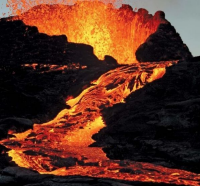
#> input picture Assignment 2/Q1/test/lava1.jpg, 200 x 186 px
$ python -i Q3_210973.py   (imports and definitions only)
#> lines starting #> are read from the running program, lines starting #| are printed output that depends on the picture
import cv2
import numpy as np
from skimage import transform as tf

def solution(image_path):
#> called with image_path = '../../Assignment 2/Q1/test/lava1.jpg'
    image = cv2.imread(image_path)
#> image is the input picture: shape (186, 200, 3); mean B, G, R 32.9, 48.4, 91.4

    gray = cv2.cvtColor(image,cv2.COLOR_BGR2GRAY)
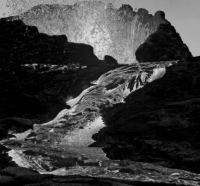
#> gray: shape (186, 200); min 0, max 221, mean 59.5

    # Use canny edge detection
    edges = cv2.Canny(gray,50,150,apertureSize=3)
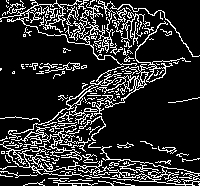
#> edges: shape (186, 200); 17.4% white in thin lines or dots


    lines_list =[]
    lines = cv2.HoughLinesP(
                edges, # Input edge image
                1, # Distance resolution in pixels
                np.pi/180, # Angle resolution in radians
                threshold=100, # Min number of votes for valid line
                minLineLength=0, # Min allowed length of line
                maxLineGap=5 # Max allowed gap between line for joining them
                )
#> lines = [[58, 128, 68, 118]]


    angles = []

    for points in lines:
        # Extracted points nested in the list
        x1,y1,x2,y2=points[0]
        # Draw the lines joing the points
        # On the original image
        angle = np.degrees(np.arctan2(y2 - y1, x2 - x1))

        if (angle < 0):
            angle  = angle + 90
        else:
            angle = angle - 90

        angles.append(angle)

        lines_list.append([(x1,y1),(x2,y2)])
#> this loop made 1 pass
#> (x1, y1, x2, y2, angle) on pass 1: (58, 128, 68, 118, 45)
#> after the loop, angles = [45]; lines_list = [[(58, 128), (68, 118)]]


    unique_values, counts = np.unique(angles, return_counts=True)
#> unique_values = [45]; counts = [1]
    mode_index = np.argmax(counts)
#> mode_index = 0
    mode = unique_values[mode_index]
#> mode = 45

    median = angles[int(len(angles)/2)]
#> median = 45

    # angle2 = 2*sum(angles)/len(angles) - median - mode(angles)

    std_dev = np.std(angles)
#> std_dev = 0
    var = np.var(angles)
#> var = 0

    # print(median - mode)

    if var > 5:
        angle1 = median + 90
    else:
        angle1 = mode + 90 + var
#> angle1 = 135


    height, width = image.shape[:2]
#> height = 186; width = 200

    # Calculate the rotation matrix
    rotation_matrix = cv2.getRotationMatrix2D((width / 2, height / 2), angle1, 1.0)
#> rotation_matrix = [[-0.707, 0.707, 104.9], [-0.707, -0.707, 229.5]]

    # Calculate the rotated image dimensions
    rotated_width = int(np.ceil(height * np.abs(np.sin(np.radians(angle1))) + width * np.abs(np.cos(np.radians(angle1)))))
#> rotated_width = 273
    rotated_height = int(np.ceil(height * np.abs(np.cos(np.radians(angle1))) + width * np.abs(np.sin(np.radians(angle1)))))
#> rotated_height = 273

    # Update the rotation matrix to include translation to keep the entire rotated image within bounds
    rotation_matrix[0, 2] += (rotated_width - width) / 2
    rotation_matrix[1, 2] += (rotated_height - height) / 2

    # Perform the rotation using cv2.warpAffine
    rotated_image = cv2.warpAffine(image, rotation_matrix, (rotated_width, rotated_height))
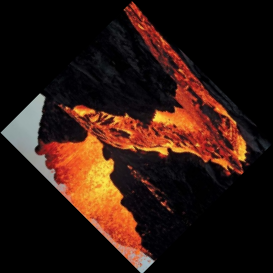
#> rotated_image: shape (273, 273, 3); mean B, G, R 16.4, 24.2, 45.6

    # print(rotated_image)

    # cv2.imshow('Rotated Image',rotated_image)

    rows , cols , _ = rotated_image.shape
#> rows = 273; cols = 273

    for i in range(0,rows):
        for j in range(0,cols):
            if not np.any(rotated_image[i][j]):
                rotated_image[i][j] = 255
            else:
                for k in range(j,j+5):
                    if k < cols:
                        rotated_image[i][k] = 255
                break
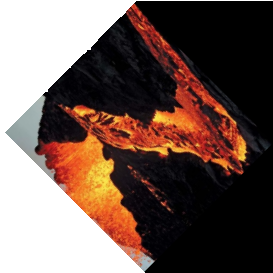
#> rotated_image: shape (273, 273, 3); mean B, G, R 84, 91.5, 112.5


    for i in range(0,rows):
        for j in range(cols-1,0,-1):
            if not np.any(rotated_image[i][j]):
                rotated_image[i][j] = 255
            else:
                for k in range(j,j-5,-1):
                    if k < cols:
                        rotated_image[i][k] = 255
                break
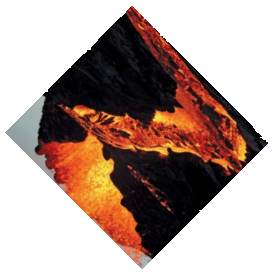
#> rotated_image: shape (273, 273, 3); mean B, G, R 150.7, 158.4, 179.2


    return rotated_image

>>> result = solution('../../Assignment 2/Q1/test/lava1.jpg')

$ run again, on Assignment 2/Q1/test/lava101.jpg
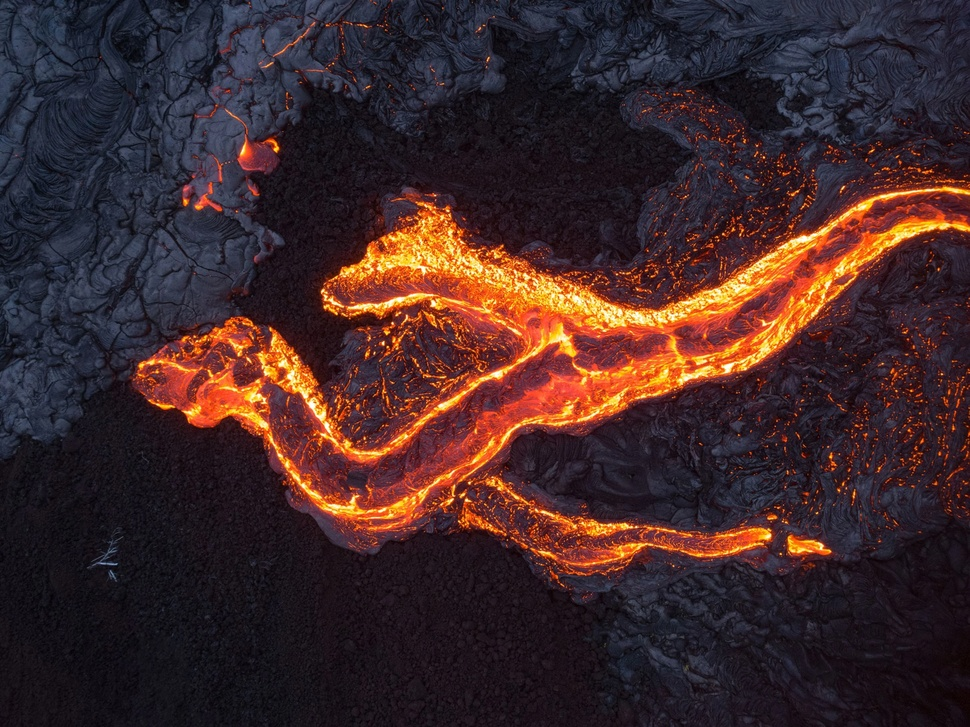
#> input picture Assignment 2/Q1/test/lava101.jpg, 970 x 727 px, shrunk from 3072 x 2304 before the run
#> in solution, image is the input picture: shape (727, 970, 3); mean B, G, R 40.8, 40.3, 63.5
#> in solution, `edges = cv2.Canny(gray,50,150,apertureSize=3)`:
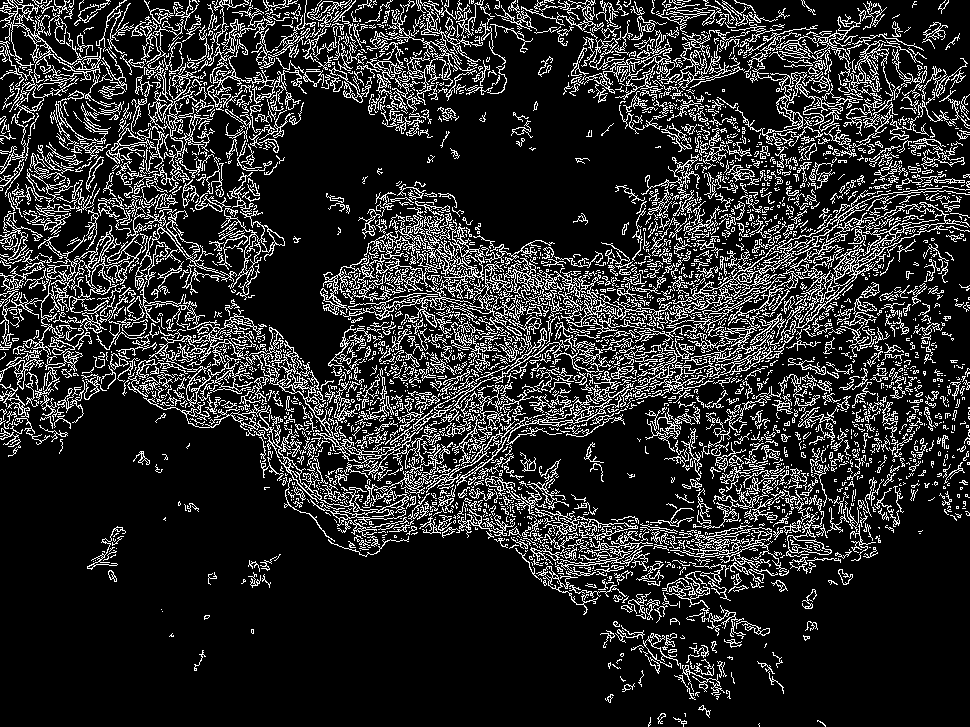
#> edges: shape (727, 970); 16.8% white in thin lines or dots
#> the loop in solution, `for points in lines:` made 7207 passes
#> (x1, y1, x2, y2, angle) on passes 1 to 8: (77, 59, 112, 94, -45), (689, 690, 693, 694, -45), (3, 5, 60, 62, -45), (20, 2, 42, 24, -45), (575, 315, 665, 225, 45), (64, 35, 99, 70, -45), (459, 292, 487, 294, -85.91), (470, 222, 479, 231, -45)
#> after the loop in solution, `for points in lines:`: angles = 7207 values, max 89.12 at index 1094, min -90 at index 42, mean -43.67; lines_list = 7207 items
#> unique_values = 957 values from -90 to 89.12; counts = 957 values, max 1897 at index 0, min 1 at index 1, mean 7.53
#> mode_index = 0
#> mode = -90
#> std_dev = 61.59
#> var = 3792.8
#> angle1 = 0
#> rotation_matrix = [[1, 0, 0], [0, 1, 0]]
#> rotated_width = 970
#> rotated_height = 727
#> after the loop in solution, `for i in range(0,rows):`:
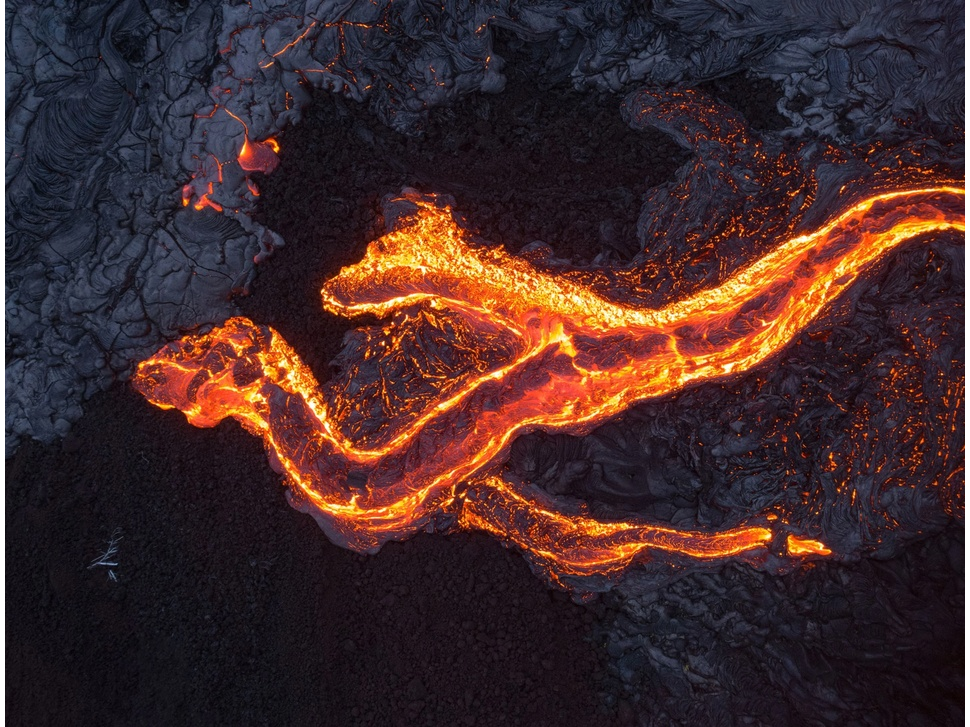
#> rotated_image: shape (727, 970, 3); mean B, G, R 43, 42.6, 65.7

$ run again, on Assignment 2/Q1/test/lava25.jpg
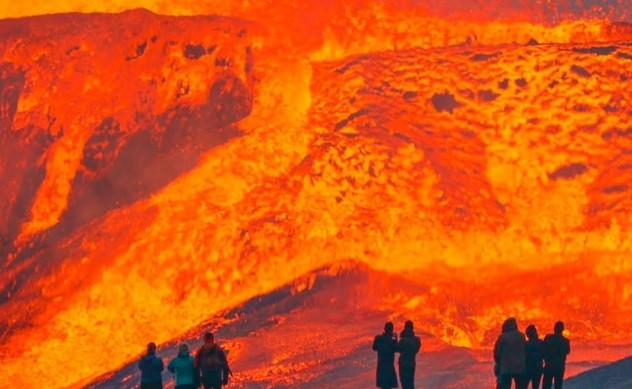
#> input picture Assignment 2/Q1/test/lava25.jpg, 632 x 389 px
#> in solution, image is the input picture: shape (389, 632, 3); mean B, G, R 20.1, 85, 219.2
#> in solution, `edges = cv2.Canny(gray,50,150,apertureSize=3)`:
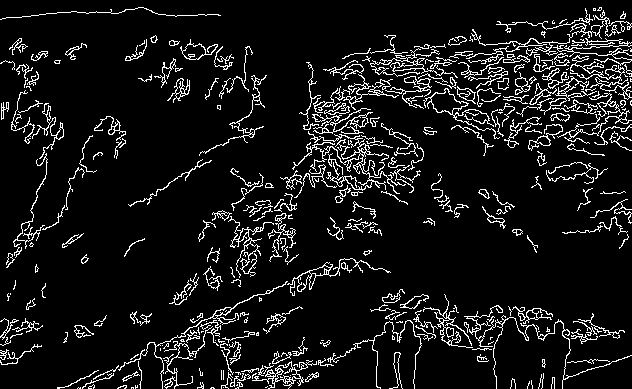
#> edges: shape (389, 632); 8.8% white in thin lines or dots
#> lines = 253 rows, first 6: [163, 348, 174, 337], [413, 87, 429, 81], [340, 73, 344, 73], [393, 71, 422, 67], [534, 65, 545, 63], [434, 63, 455, 61]
#> the loop in solution, `for points in lines:` made 253 passes
#> (x1, y1, x2, y2, angle) on passes 1 to 8: (163, 348, 174, 337, 45), (413, 87, 429, 81, 69.44), (340, 73, 344, 73, -90), (393, 71, 422, 67, 82.15), (534, 65, 545, 63, 79.7), (434, 63, 455, 61, 84.56), (186, 340, 230, 311, 56.61), (14, 240, 17, 239, 71.57)
#> after the loop in solution, `for points in lines:`: angles = 253 values, max 87.8 at index 173, min -90 at index 2, mean 25.45; lines_list = 253 items
#> unique_values = 114 values from -90 to 87.8; counts = 114 values, max 48 at index 0, min 1 at index 1, mean 2.22
#> mode_index = 0
#> mode = -90
#> std_dev = 66.98
#> var = 4487
#> angle1 = 0
#> rotation_matrix = [[1, 0, 0], [0, 1, 0]]
#> rotated_width = 632
#> rotated_height = 389
#> after the loop in solution, `for i in range(0,rows):`:
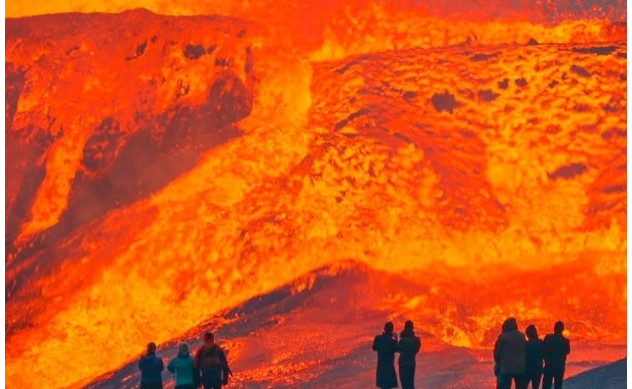
#> rotated_image: shape (389, 632, 3); mean B, G, R 23.7, 87.9, 220.1
